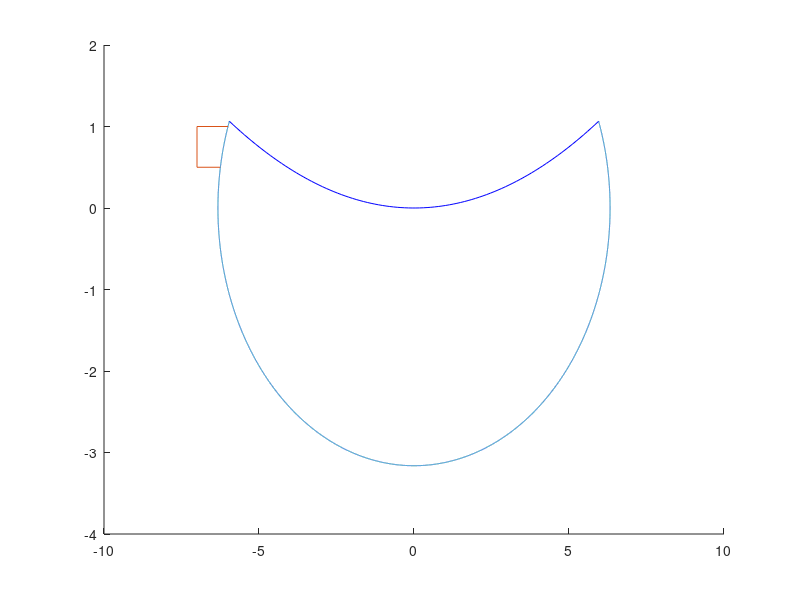

Recreate this plot in MATLAB.
% n = 5E3;                 % size of mask
% M = zeros(n);
% 
% x = I-n/2;                % mask x-coordinates 
% y = n/2-I;                % mask y-coordinates
% [X,Y] = meshgrid(x,y);    % create 2-D mask grid

apl = 5000;
ap = zeros(apl);


hold on

x1 = linspace(-5.956,5.956);
y1 = .03*x1.^2;
plot(x1,y1,'b');

t = 169.87133-9.54:0.01:360+10.12866699+9.54;
x2 = (6.325*cosd(t));
y2 = (3.162*sind(t));
plot(x2,y2);


x3 = [-7 -7];
y4 = [0.5 1];
line(x3,y4);

x5 = [-7 -6];
y6 = [1 1];
line(x5,y6);

x7 = [-7 -6.25];
y7 = [.5 .5];
line(x7,y7);


hold off


    
